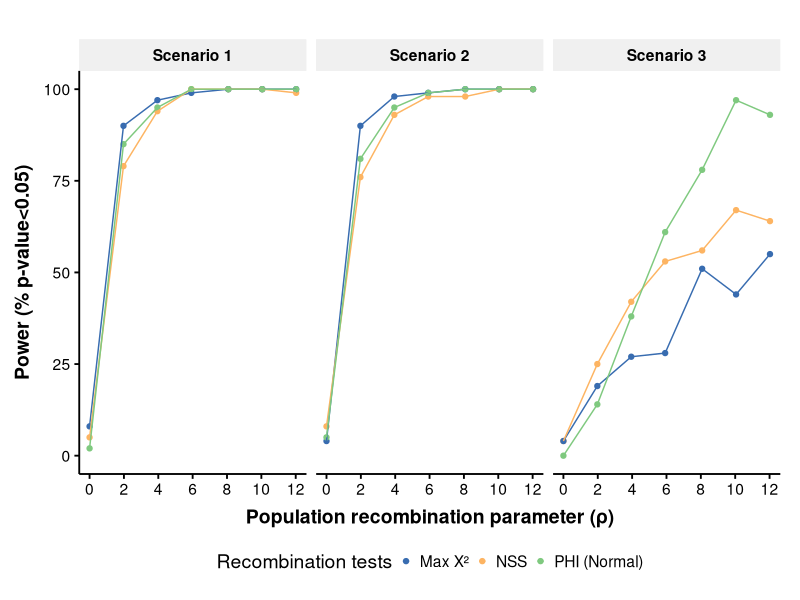
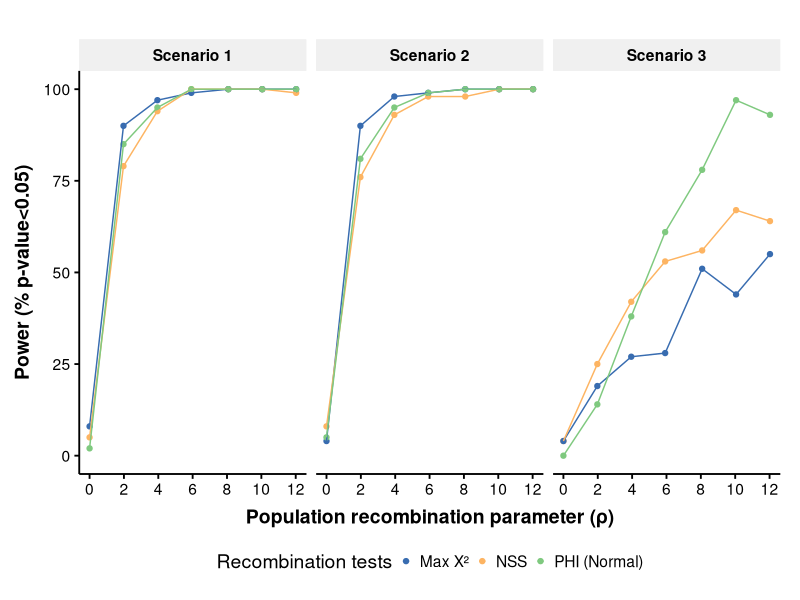

Write R code to recreate these figures, in order.
#### LIBRARIES AND FUNCTIONS ####

library(ggplot2)
library(RColorBrewer)
library(ggthemes)
library(ggrepel)
library(dplyr)
library(reshape2)

theme_Publication <- function(base_size=14) {
  library(grid)
  library(ggthemes)
  (theme_foundation(base_size=base_size)
    + theme(plot.title = element_text(face = "bold",
                                      size = rel(1.2), hjust = 0.5),
            text = element_text(),
            panel.background = element_rect(colour = NA),
            plot.background = element_rect(colour = NA),
            panel.border = element_rect(colour = NA),
            axis.title = element_text(face = "bold",size = rel(1)),
            axis.title.y = element_text(angle=90,vjust =2),
            axis.title.x = element_text(vjust = -0.2),
            axis.text = element_text(), 
            axis.line = element_line(colour="black"),
            axis.ticks = element_line(),
            panel.grid.major = element_blank(),
            panel.grid.minor = element_blank(),
            legend.key = element_rect(colour = NA),
            legend.position = "bottom",
            legend.direction = "horizontal",
            legend.key.size= unit(0.2, "cm"),
            legend.spacing = unit(0, "cm"),
            plot.margin=unit(c(10,5,5,5),"mm"),
            strip.background=element_rect(colour="#f0f0f0",fill="#f0f0f0"),
            strip.text = element_text(face="bold")
    ))
}

scale_fill_Publication <- function(...){
  library(scales)
  discrete_scale("fill","Publication",manual_pal(values = c("#386cb0","#fdb462","#7fc97f","#ef3b2c","#662506","#a6cee3","#fb9a99","#984ea3","#FFDF4B","#49B269")), ...)
}

scale_colour_Publication <- function(...){
  library(scales)
  discrete_scale("colour","Publication",manual_pal(values = c("#386cb0","#fdb462","#7fc97f","#ef3b2c","#662506","#a6cee3","#fb9a99","#984ea3","#ffff33")), ...)
}


#### DATA ####

setwd("/run/user/1001/gvfs/sftp:host=158.109.38.201,user=mcoronado/data/home/mcoronado/Simulations_mtDNA_Pipeline/mtDNA_general/Simulations/")

PhiPack_result <- read.table(file="PhiPack_global_result.txt",header=T,sep=" ")

PhiPack_filter<-PhiPack_result %>% group_by(scenarioType,simulation,recRate,rho) %>%
  summarise(percentatgeNSS=sum(pValNSS<0.05)/n(), 
            percentatgeMaxChi=sum(pValMaxChi<0.05)/n(),
            percentatgePHI=sum(pValPHI<0.05)/n())
PhiPack_filter<-melt(PhiPack_filter,id.vars = c("scenarioType","simulation","recRate","rho"),measure.vars = c("percentatgeNSS","percentatgeMaxChi","percentatgePHI"))

PhiPack_filter$variable <- as.character(PhiPack_filter$variable)
PhiPack_filter$variable[PhiPack_filter$variable == "percentatgeNSS"] <- "NSS"
PhiPack_filter$variable[PhiPack_filter$variable == "percentatgeMaxChi"] <- "Max X²"
PhiPack_filter$variable[PhiPack_filter$variable == "percentatgePHI"] <- "PHI (Normal)"
PhiPack_filter$variable <- as.factor(PhiPack_filter$variable)

PhiPack_filter$scenarioType <- as.character(PhiPack_filter$scenarioType)
PhiPack_filter$scenarioType[PhiPack_filter$scenarioType == "1"] <- "Scenario 1"
PhiPack_filter$scenarioType[PhiPack_filter$scenarioType == "2"] <- "Scenario 2"
PhiPack_filter$scenarioType[PhiPack_filter$scenarioType == "3"] <- "Scenario 3"
PhiPack_filter$scenarioType <- as.factor(PhiPack_filter$scenarioType)
PhiPack_filter$value<-PhiPack_filter$value*100

ggplot(PhiPack_filter, aes(x=rho,y=value,colour=variable)) + 
  geom_point() +
  geom_line() + 
  facet_grid(cols = vars(scenarioType)) +
  labs(x = "Population recombination parameter (ρ)", y = "Power (% p-value<0.05)", colour="Recombination tests") + 
  scale_x_continuous(breaks = round(seq(min(PhiPack_filter$rho), max(PhiPack_filter$rho), by = 2),1)) +
  theme_Publication() + scale_colour_Publication()

ggsave("PhiPack_general_3scenarios.png",width = 7.50, height = 5)

